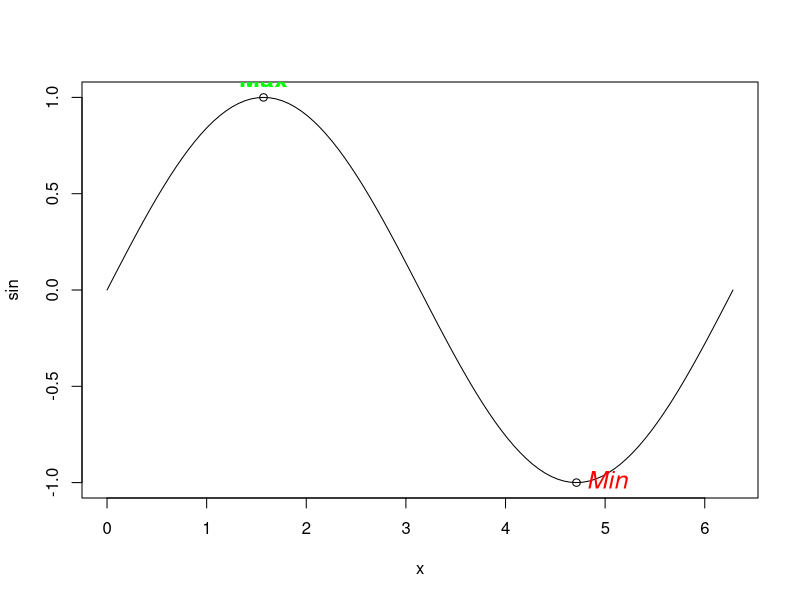

Generate this figure with R:
# Plot the sin curve
plot(
    sin,
    from = 0,
    to = 2*pi,
)
# Add points at the max and min
points(
    x = c(pi/2, 3*pi/2),
    y = c(1, -1),
)
# Add text at the max and min
text(
    x = c(pi/2, 3*pi/2),
    y = c(1, -1),
    labels = c('Max', 'Min'),
    pos = c(3, 4),
    offset = c(0.5, 0.5),
    font = c(2, 3),
    cex = c(1.5, 1.5),
    col = c('green', 'red'),
)
